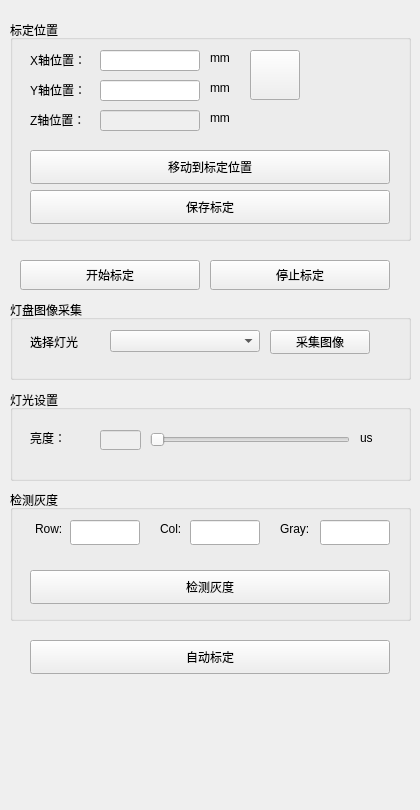
<?xml version="1.0" encoding="UTF-8"?>
<ui version="4.0">
 <class>LightCalibrationView</class>
 <widget class="QWidget" name="LightCalibrationView">
  <property name="geometry">
   <rect>
    <x>0</x>
    <y>0</y>
    <width>420</width>
    <height>810</height>
   </rect>
  </property>
  <property name="windowTitle">
   <string>LightCalibrationView</string>
  </property>
  <widget class="QGroupBox" name="groupBox">
   <property name="geometry">
    <rect>
     <x>10</x>
     <y>20</y>
     <width>401</width>
     <height>221</height>
    </rect>
   </property>
   <property name="title">
    <string>标定位置</string>
   </property>
   <widget class="QLabel" name="label_4">
    <property name="geometry">
     <rect>
      <x>200</x>
      <y>60</y>
      <width>21</width>
      <height>16</height>
     </rect>
    </property>
    <property name="text">
     <string>mm</string>
    </property>
   </widget>
   <widget class="QLabel" name="label">
    <property name="geometry">
     <rect>
      <x>20</x>
      <y>32</y>
      <width>72</width>
      <height>16</height>
     </rect>
    </property>
    <property name="text">
     <string>X轴位置：</string>
    </property>
   </widget>
   <widget class="QLabel" name="label_2">
    <property name="geometry">
     <rect>
      <x>20</x>
      <y>62</y>
      <width>72</width>
      <height>15</height>
     </rect>
    </property>
    <property name="text">
     <string>Y轴位置：</string>
    </property>
   </widget>
   <widget class="QLabel" name="label_3">
    <property name="geometry">
     <rect>
      <x>200</x>
      <y>30</y>
      <width>21</width>
      <height>16</height>
     </rect>
    </property>
    <property name="text">
     <string>mm</string>
    </property>
   </widget>
   <widget class="QLineEdit" name="lineEdit_readyPosX">
    <property name="enabled">
     <bool>true</bool>
    </property>
    <property name="geometry">
     <rect>
      <x>90</x>
      <y>30</y>
      <width>100</width>
      <height>21</height>
     </rect>
    </property>
   </widget>
   <widget class="QLineEdit" name="lineEdit_readyPosY">
    <property name="enabled">
     <bool>true</bool>
    </property>
    <property name="geometry">
     <rect>
      <x>90</x>
      <y>60</y>
      <width>100</width>
      <height>21</height>
     </rect>
    </property>
   </widget>
   <widget class="QLineEdit" name="lineEdit_readyPosZ">
    <property name="enabled">
     <bool>false</bool>
    </property>
    <property name="geometry">
     <rect>
      <x>90</x>
      <y>90</y>
      <width>100</width>
      <height>21</height>
     </rect>
    </property>
   </widget>
   <widget class="QLabel" name="label_5">
    <property name="geometry">
     <rect>
      <x>20</x>
      <y>92</y>
      <width>72</width>
      <height>15</height>
     </rect>
    </property>
    <property name="text">
     <string>Z轴位置：</string>
    </property>
   </widget>
   <widget class="QLabel" name="label_6">
    <property name="geometry">
     <rect>
      <x>200</x>
      <y>90</y>
      <width>21</width>
      <height>16</height>
     </rect>
    </property>
    <property name="text">
     <string>mm</string>
    </property>
   </widget>
   <widget class="QPushButton" name="pushButton_Joystick">
    <property name="geometry">
     <rect>
      <x>240</x>
      <y>30</y>
      <width>50</width>
      <height>50</height>
     </rect>
    </property>
    <property name="text">
     <string/>
    </property>
    <property name="icon">
     <iconset>
      <normaloff>image/joystick.png</normaloff>image/joystick.png</iconset>
    </property>
    <property name="iconSize">
     <size>
      <width>50</width>
      <height>50</height>
     </size>
    </property>
   </widget>
   <widget class="QPushButton" name="pushButton_MoveToReady">
    <property name="geometry">
     <rect>
      <x>20</x>
      <y>130</y>
      <width>360</width>
      <height>34</height>
     </rect>
    </property>
    <property name="text">
     <string>移动到标定位置</string>
    </property>
   </widget>
   <widget class="QPushButton" name="pushButton_SaveCali">
    <property name="geometry">
     <rect>
      <x>20</x>
      <y>170</y>
      <width>360</width>
      <height>34</height>
     </rect>
    </property>
    <property name="text">
     <string>保存标定</string>
    </property>
   </widget>
  </widget>
  <widget class="QGroupBox" name="groupBox_6">
   <property name="geometry">
    <rect>
     <x>10</x>
     <y>300</y>
     <width>401</width>
     <height>80</height>
    </rect>
   </property>
   <property name="title">
    <string>灯盘图像采集</string>
   </property>
   <widget class="QComboBox" name="comboBox_selectLight">
    <property name="geometry">
     <rect>
      <x>100</x>
      <y>30</y>
      <width>150</width>
      <height>22</height>
     </rect>
    </property>
   </widget>
   <widget class="QLabel" name="label_21">
    <property name="geometry">
     <rect>
      <x>20</x>
      <y>34</y>
      <width>72</width>
      <height>15</height>
     </rect>
    </property>
    <property name="text">
     <string>选择灯光</string>
    </property>
   </widget>
   <widget class="QPushButton" name="pushButton_captureLight">
    <property name="geometry">
     <rect>
      <x>260</x>
      <y>30</y>
      <width>100</width>
      <height>24</height>
     </rect>
    </property>
    <property name="text">
     <string>采集图像</string>
    </property>
   </widget>
  </widget>
  <widget class="QPushButton" name="pushButton_startCali">
   <property name="geometry">
    <rect>
     <x>20</x>
     <y>260</y>
     <width>180</width>
     <height>30</height>
    </rect>
   </property>
   <property name="text">
    <string>开始标定</string>
   </property>
  </widget>
  <widget class="QPushButton" name="pushButton_stopCali">
   <property name="geometry">
    <rect>
     <x>210</x>
     <y>260</y>
     <width>180</width>
     <height>30</height>
    </rect>
   </property>
   <property name="text">
    <string>停止标定</string>
   </property>
  </widget>
  <widget class="QGroupBox" name="groupBox_2">
   <property name="geometry">
    <rect>
     <x>10</x>
     <y>390</y>
     <width>401</width>
     <height>91</height>
    </rect>
   </property>
   <property name="title">
    <string>灯光设置</string>
   </property>
   <widget class="QLabel" name="label_11">
    <property name="geometry">
     <rect>
      <x>350</x>
      <y>40</y>
      <width>31</width>
      <height>16</height>
     </rect>
    </property>
    <property name="text">
     <string>us</string>
    </property>
   </widget>
   <widget class="QSlider" name="horizontalSlider">
    <property name="geometry">
     <rect>
      <x>140</x>
      <y>40</y>
      <width>200</width>
      <height>19</height>
     </rect>
    </property>
    <property name="maximum">
     <number>1000</number>
    </property>
    <property name="orientation">
     <enum>Qt::Horizontal</enum>
    </property>
   </widget>
   <widget class="QLineEdit" name="lineEdit_6">
    <property name="enabled">
     <bool>false</bool>
    </property>
    <property name="geometry">
     <rect>
      <x>90</x>
      <y>40</y>
      <width>41</width>
      <height>20</height>
     </rect>
    </property>
    <property name="readOnly">
     <bool>true</bool>
    </property>
   </widget>
   <widget class="QLabel" name="label_8">
    <property name="geometry">
     <rect>
      <x>20</x>
      <y>40</y>
      <width>71</width>
      <height>16</height>
     </rect>
    </property>
    <property name="text">
     <string>亮度：</string>
    </property>
   </widget>
  </widget>
  <widget class="QGroupBox" name="groupBox_7">
   <property name="geometry">
    <rect>
     <x>10</x>
     <y>490</y>
     <width>401</width>
     <height>131</height>
    </rect>
   </property>
   <property name="title">
    <string>检测灰度</string>
   </property>
   <widget class="QPushButton" name="pushButton_DetectGrayScale">
    <property name="geometry">
     <rect>
      <x>20</x>
      <y>80</y>
      <width>360</width>
      <height>34</height>
     </rect>
    </property>
    <property name="text">
     <string>检测灰度</string>
    </property>
   </widget>
   <widget class="QLineEdit" name="lineEdit_DetectGraySacleRow">
    <property name="geometry">
     <rect>
      <x>60</x>
      <y>30</y>
      <width>70</width>
      <height>25</height>
     </rect>
    </property>
   </widget>
   <widget class="QLabel" name="label_25">
    <property name="geometry">
     <rect>
      <x>25</x>
      <y>30</y>
      <width>41</width>
      <height>18</height>
     </rect>
    </property>
    <property name="text">
     <string>Row:</string>
    </property>
   </widget>
   <widget class="QLabel" name="label_35">
    <property name="geometry">
     <rect>
      <x>150</x>
      <y>30</y>
      <width>41</width>
      <height>18</height>
     </rect>
    </property>
    <property name="text">
     <string>Col:</string>
    </property>
   </widget>
   <widget class="QLineEdit" name="lineEdit_DetectGrayScaleCol">
    <property name="geometry">
     <rect>
      <x>180</x>
      <y>30</y>
      <width>70</width>
      <height>25</height>
     </rect>
    </property>
   </widget>
   <widget class="QLineEdit" name="lineEdit_GrayValue">
    <property name="geometry">
     <rect>
      <x>310</x>
      <y>30</y>
      <width>70</width>
      <height>25</height>
     </rect>
    </property>
   </widget>
   <widget class="QLabel" name="label_36">
    <property name="geometry">
     <rect>
      <x>270</x>
      <y>30</y>
      <width>41</width>
      <height>18</height>
     </rect>
    </property>
    <property name="text">
     <string>Gray:</string>
    </property>
   </widget>
  </widget>
  <widget class="QPushButton" name="pushButton_AutoCali">
   <property name="geometry">
    <rect>
     <x>30</x>
     <y>640</y>
     <width>360</width>
     <height>34</height>
    </rect>
   </property>
   <property name="text">
    <string>自动标定</string>
   </property>
  </widget>
 </widget>
 <layoutdefault spacing="6" margin="11"/>
 <resources/>
 <connections/>
</ui>
